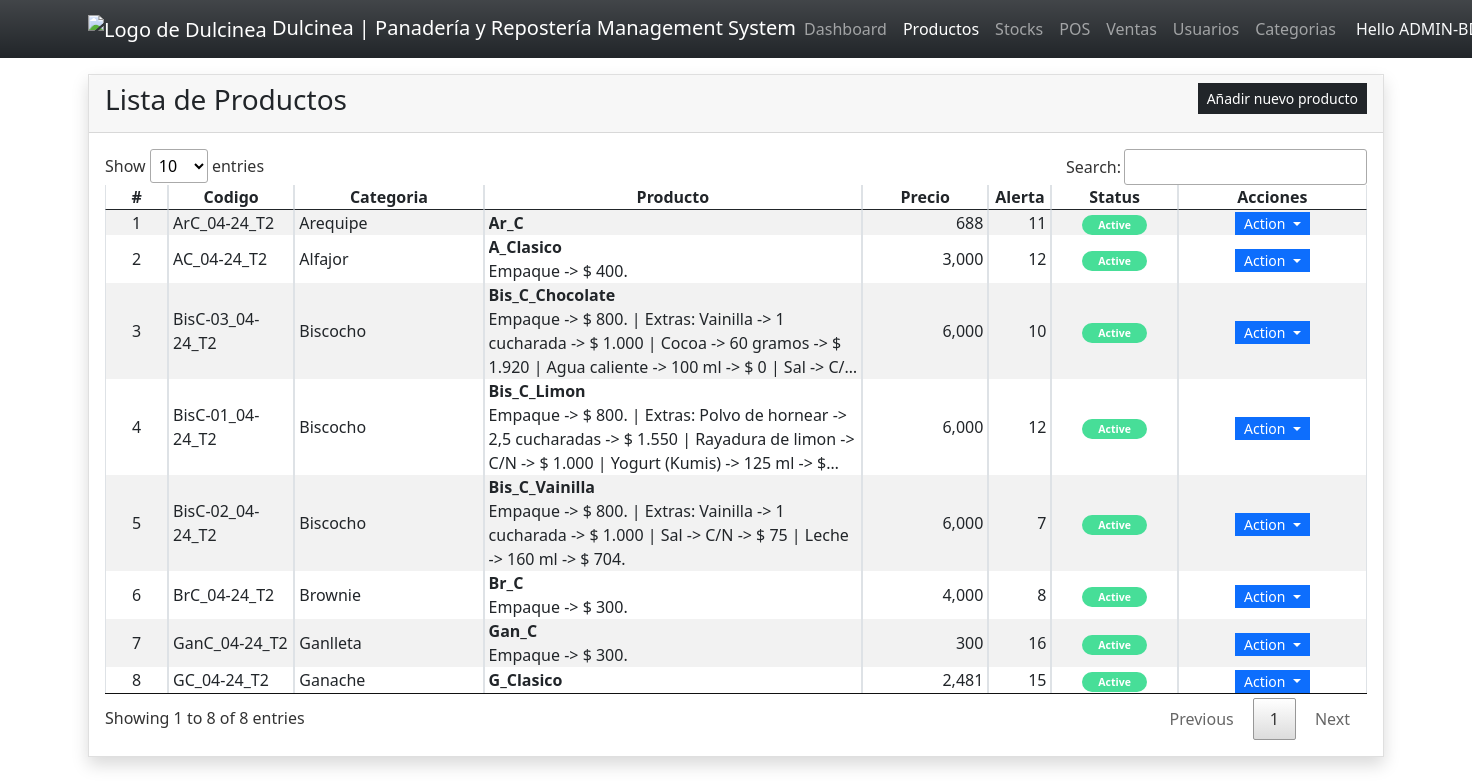
Page /?page=products (signed in) on the committed database.
### tables this page shows
CREATE TABLE `product_list` (
  `product_id` int(30) NOT NULL,
  `product_code` text NOT NULL,
  `category_id` int(30) NOT NULL,
  `name` text NOT NULL,
  `description` text NOT NULL,
  `price` double NOT NULL DEFAULT 0,
  `alert_restock` double NOT NULL DEFAULT 0,
  `status` tinyint(1) NOT NULL DEFAULT 1,
  `delete_flag` tinyint(1) NOT NULL DEFAULT 0,
  `date_created` datetime NOT NULL DEFAULT current_timestamp(),
  `date_updated` datetime DEFAULT NULL ON UPDATE current_timestamp()
);

CREATE TABLE `category_list` (
  `category_id` int(30) NOT NULL,
  `name` text NOT NULL,
  `description` text NOT NULL,
  `status` tinyint(1) NOT NULL DEFAULT 1,
  `delete_flag` tinyint(1) NOT NULL DEFAULT 0,
  `date_created` datetime NOT NULL DEFAULT current_timestamp(),
  `date_updated` datetime DEFAULT NULL ON UPDATE current_timestamp()
);

### products.php (the view, shortened to what this page needs)
<div class="card rounded-0 shadow">
    <div class="card-header d-flex justify-content-between">
        <h3 class="card-title">Lista de Productos</h3>
        <div class="card-tools align-middle">
            <button class="btn btn-dark btn-sm py-1 rounded-0" type="button" id="create_new">Añadir nuevo producto</button>
        </div>
    </div>
    <div class="card-body">
        <table class="table table-hover table-striped table-bordered">
            <colgroup>
                <col width="5%">
                <col width="10%">
                <col width="15%">
                <col width="30%">
                <col width="10%">
                <col width="5%">
                <col width="10%">
                <col width="15%">
            </colgroup>
            <thead>
                <tr>
                    <th class="text-center p-0">#</th>
                    <th class="text-center p-0">Codigo</th>
                    <th class="text-center p-0">Categoria</th>
                    <th class="text-center p-0">Producto</th>
                    <th class="text-center p-0">Precio</th>
                    <th class="text-center p-0">Alerta</th>
                    <th class="text-center p-0">Status</th>
                    <th class="text-center p-0">Acciones</th>
                </tr>
            </thead>
            <tbody>
                <?php
                $sql = "SELECT p.*,c.name as cname FROM `product_list` p inner join `category_list` c on p.category_id = c.category_id where p.delete_flag = 0 order by `name` asc";
                $qry = $conn->query($sql);
                $i = 1;
                    while($row = $qry->fetch_assoc()):
                ?>
                <tr>
                    <td class="text-center p-0"><?php echo $i++; ?></td>
                    <td class="py-0 px-1"><?php echo $row['product_code'] ?></td>
                    <td class="py-0 px-1"><?php echo $row['cname'] ?></td>
                    <td class="py-0 px-1">
                        <div class="fs-6 fw-bold truncate-1" title="<?php echo $row['name'] ?>"><?php echo $row['name'] ?></div>
                        <div class="fs-6 fw-light truncate-3" title="<?php echo $row['description'] ?>"><?php echo $row['description'] ?></div>
                    </td>
                    <td class="py-0 px-1 text-end"><?php echo number_format($row['price']) ?></td>
                    <td class="py-0 px-1 text-end"><?php echo number_format($row['alert_restock']) ?></td>
                    <td class="py-0 px-1 text-center">
                        <?php
                        if($row['status'] == 1){
                            echo  '<span class="py-1 px-3 badge rounded-pill bg-success"><small>Active</small></span>';
                        }else{
                            echo  '<span class="py-1 px-3 badge rounded-pill bg-danger"><small>Inactive</small></span>';
                        }
                        ?>
                    </td>
                    <td class="text-center py-0 px-1">
                        <div class="btn-group" role="group">
                            <button id="btnGroupDrop1" type="button" class="btn btn-primary dropdown-toggle btn-sm rounded-0 py-0" data-bs-toggle="dropdown" aria-expanded="false">
                            Action
                            </button>
                        </div>
                    </td>
                </tr>
                <?php endwhile; ?>
            </tbody>
        </table>
    </div>
</div>

### index.php (style rules this page uses)
:root { --bs-success-rgb:71, 222, 152 !important; // Define un color para el éxito }
html, body { height: 100%; // Establece el alto completo width: 100%; // Establece el ancho completo }
@media screen { body { background-image: url('./images/Backgroud_Dulcinea.jpg'); // Imagen de fondo background-size: 50% 50%; // Ajusta la imagen para que se contenga completamente en el área background-repeat: no-repeat; // No repetir la imagen background-position: center center; // Centrar la imagen backdrop-filter: brightness(0.7); // Filtro de brillo } }
.truncate-1 { overflow: hidden; // Oculta el desbordamiento text-overflow: ellipsis; // Muestra puntos suspensivos si el texto es largo display: -webkit-box; // Usa flexbox -webkit-line-clamp: 1; // Limita a una línea -webkit-box-orient: vertical; // Establece la orientación }
.truncate-3 { overflow: hidden; text-overflow: ellipsis; display: -webkit-box; -webkit-line-clamp: 3; -webkit-box-orient: vertical; }

### rows in the picture
product_list: product_code "ArC_04-24_T2", category.name "Arequipe", name "Ar_C", price "688", alert_restock "11", status "Active"
product_list: product_code "AC_04-24_T2", category.name "Alfajor", name "A_Clasico", description "Empaque -> $ 400.", price "3,000", alert_restock "12", status "Active"
product_list: product_code "BisC-03_04-24_T2", category.name "Biscocho", name "Bis_C_Chocolate", description "Empaque -> $ 800. | Extras: Vainilla -> 1 cucharada -> $ 1.000 | Cocoa -> 60 gramos -> $ 1.920 | Agua caliente -> 100 ml -> $ 0 | Sal ->…", price "6,000", alert_restock "10", status "Active"
product_list: product_code "BisC-01_04-24_T2", category.name "Biscocho", name "Bis_C_Limon", description "Empaque -> $ 800. | Extras: Polvo de hornear -> 2,5 cucharadas -> $ 1.550 | Rayadura de limon -> C/N -> $ 1.000 | Yogurt (Kumis) -> 125 ml ->…", price "6,000", alert_restock "12", status "Active"
product_list: product_code "BisC-02_04-24_T2", category.name "Biscocho", name "Bis_C_Vainilla", description "Empaque -> $ 800. | Extras: Vainilla -> 1 cucharada -> $ 1.000 | Sal -> C/N -> $ 75 | Leche -> 160 ml -> $ 704.", price "6,000", alert_restock "7", status "Active"
product_list: product_code "BrC_04-24_T2", category.name "Brownie", name "Br_C", description "Empaque -> $ 300.", price "4,000", alert_restock "8", status "Active"
product_list: product_code "GanC_04-24_T2", category.name "Ganlleta", name "Gan_C", description "Empaque -> $ 300.", price "300", alert_restock "16", status "Active"
product_list: product_code "GC_04-24_T2", category.name "Ganache", name "G_Clasico", price "2,481", alert_restock "15", status "Active"
